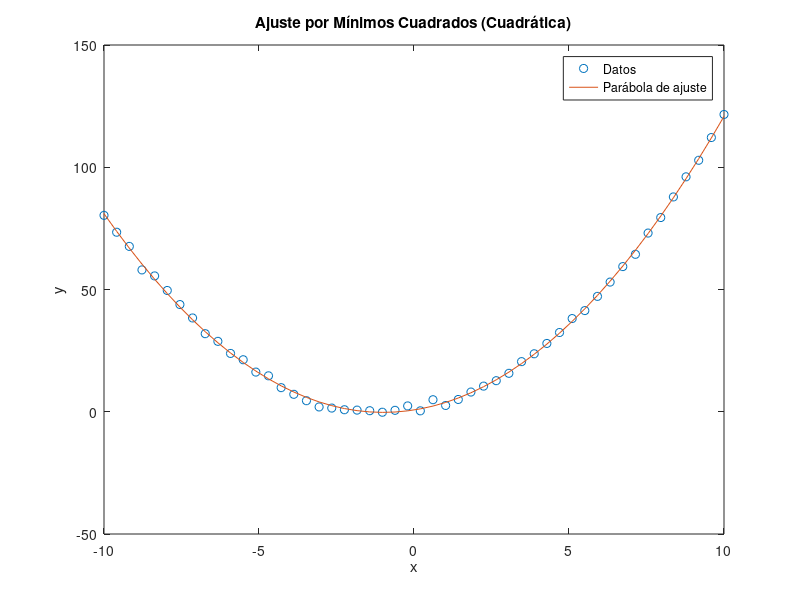

Write the MATLAB code that produced this figure.
clear all
close all
clc

% Número de datos

n = 50; 

% Generar puntos de datos
x = linspace(-10, 10, n); % 50 puntos en el intervalo [-10, 10]
y = x.^2 + 2*x + 1 + randn(1, n); % Generar datos de acuerdo a y = x^2 + 2x + 1 con algo de ruido

% Ajuste de la parábola y = ax^2 + bx + c
X = [x.^2; x; ones(1, n)]'; % Matriz de diseño, cada fila es un punto, cada columna es un término
% Aquí 'X' es n x 3 y 'y' es 1 x n, por lo que la transposición asegura que las dimensiones sean correctas

% Resolver el sistema de ecuaciones
coefficients = (X' * X) \ (X' * y'); % Resolver los coeficientes, 'y' debe ser una columna

% Coeficientes de la parábola
a = coefficients(1);
b = coefficients(2);
c = coefficients(3);

% Mostrar la parábola de ajuste
fprintf('La parábola de ajuste es y = %.6fx^2 + %.6fx + %.6f\n', a, b, c);

% Graficar los puntos y la parábola de ajuste
plot(x, y, 'o'); % Puntos de datos
hold on;
plot(x, a*x.^2 + b*x + c, '-'); % Parábola de ajuste
hold off;
xlabel('x');
ylabel('y');
title('Ajuste por Mínimos Cuadrados (Cuadrática)');
legend('Datos', 'Parábola de ajuste');
